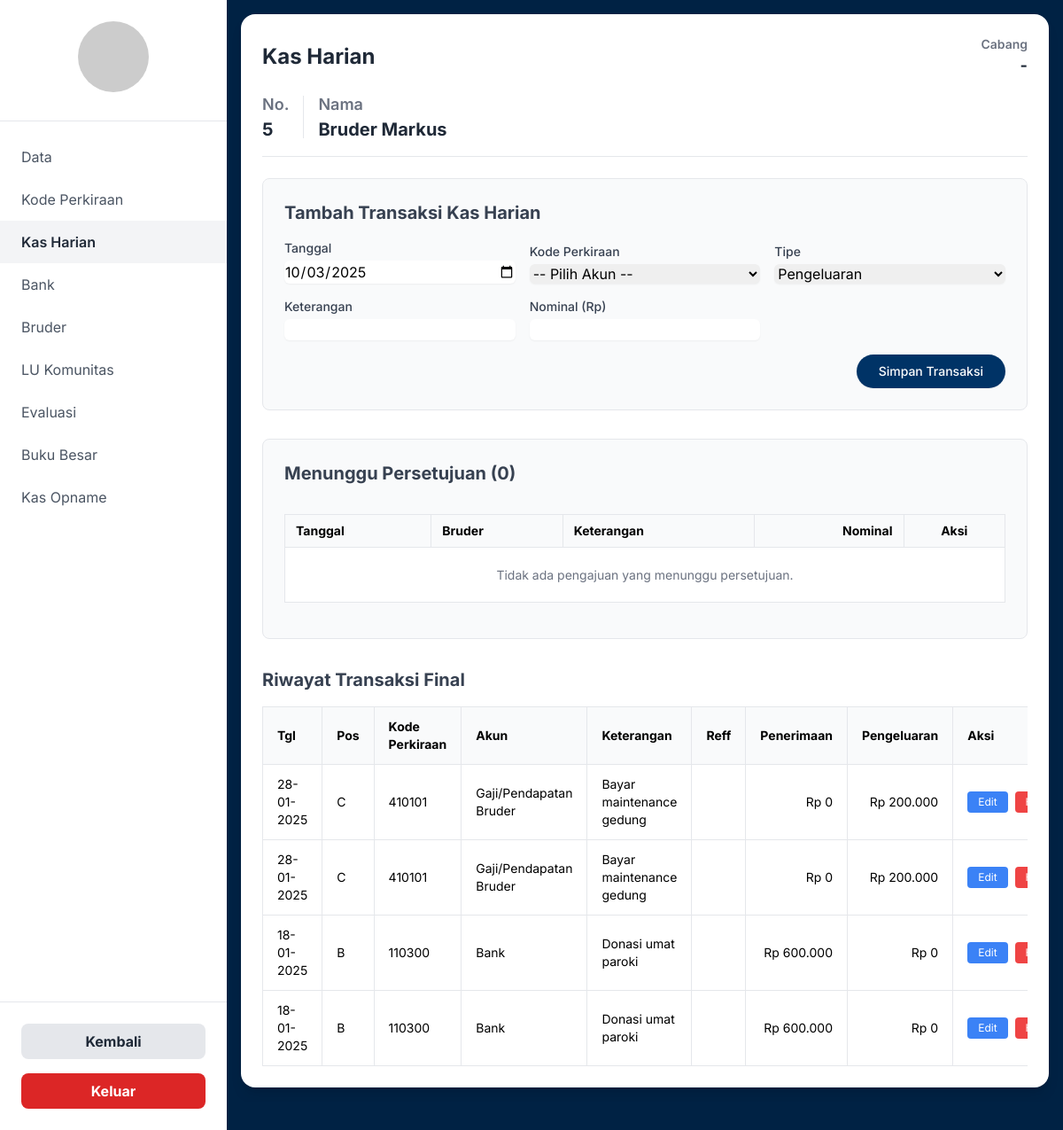
The app's page /kas_harian.php?id=5 (signed in) with its own data.
### tables this page shows
CREATE TABLE `bruder` (
  `id_bruder` int(11) NOT NULL,
  `nama_bruder` varchar(100) NOT NULL,
  `email` varchar(100) NOT NULL,
  `password` varchar(255) NOT NULL COMMENT 'Simpan dalam bentuk hash',
  `status` enum('admin','bruder') NOT NULL DEFAULT 'bruder',
  `id_komunitas` int(11) DEFAULT NULL,
  `ttl_bruder` date DEFAULT NULL,
  `alamat_bruder` text DEFAULT NULL,
  `gambar_bruder` varchar(255) DEFAULT NULL,
  `thn_msk_pst` year(4) DEFAULT NULL,
  `riwayat_tugas` text DEFAULT NULL,
  `id_cabang` int(11) NOT NULL DEFAULT 1
);

CREATE TABLE `transaksi` (
  `id_transaksi` int(11) NOT NULL,
  `id_bruder` int(11) NOT NULL,
  `id_perkiraan` int(11) NOT NULL,
  `tanggal_transaksi` date NOT NULL,
  `keterangan` text DEFAULT NULL,
  `sumber_dana` enum('Kas Harian','Bank') NOT NULL,
  `nominal_penerimaan` decimal(15,2) DEFAULT 0.00,
  `nominal_pengeluaran` decimal(15,2) DEFAULT 0.00,
  `reff` varchar(50) DEFAULT NULL,
  `id_cabang` int(11) NOT NULL DEFAULT 1
);

CREATE TABLE `kode_perkiraan` (
  `id_perkiraan` int(11) NOT NULL,
  `kode_perkiraan` varchar(20) NOT NULL,
  `nama_akun` varchar(100) NOT NULL,
  `pos` varchar(50) DEFAULT NULL,
  `tipe_akun` enum('Penerimaan','Pengeluaran') NOT NULL,
  `id_cabang` int(11) NOT NULL DEFAULT 1
);

### kas_harian.php (the view, shortened to what this page needs)
<?php
$conn = new mysqli('localhost', 'root', '', 'db_fic_bruderan');
$bruder_id = (int)($_GET['id'] ?? 0);
$bruder_name = 'Pilih Bruder Dahulu';
$nomor_bruder = '-';
$transactions = null;
$pending_approvals = null;
if ($bruder_id > 0) {
    $stmt_nama = $conn->prepare("SELECT id_bruder, nama_bruder FROM bruder WHERE id_bruder = ?");
    $stmt_nama->bind_param("i", $bruder_id);
    $stmt_nama->execute();
    $result_bruder = $stmt_nama->get_result();
    if ($result_bruder->num_rows > 0) {
        $bruder = $result_bruder->fetch_assoc();
        $bruder_name = $bruder['nama_bruder'];
        $nomor_bruder = $bruder['id_bruder'];
    }
    $stmt_trans = $conn->prepare(
        "SELECT t.tanggal_transaksi,kp.id_perkiraan,kp.tipe_akun,t.id_transaksi,kp.kode_perkiraan, kp.pos, kp.kode_perkiraan, kp.nama_akun, t.keterangan, t.reff, t.nominal_penerimaan, t.nominal_pengeluaran
         FROM transaksi t
         JOIN kode_perkiraan kp ON t.id_perkiraan = kp.id_perkiraan
         WHERE t.id_bruder = ? AND t.sumber_dana = 'Kas Harian'
         ORDER BY t.tanggal_transaksi DESC, t.id_transaksi DESC"
    );
    $stmt_trans->bind_param("i", $bruder_id);
    $stmt_trans->execute();
    $transactions = $stmt_trans->get_result();
}
?>
<!DOCTYPE html>
<html lang="id">
<head>
    <script src="https://cdn.tailwindcss.com"></script>
</head>
<body class="bg-[#002244]">
    <div class="flex h-screen">
        <aside class="w-64 bg-white flex flex-col">
            <div class="p-6 text-center border-b">
                <img src="https://placehold.co/100x100/003366/FFFFFF?text=FIC" alt="Logo FIC" class="w-20 h-20 mx-auto mb-2 rounded-full">
            </div>
            <nav class="flex-grow pt-4">
                <a href="anggaran.php?id=<?php echo $bruder_id; ?>" class="sidebar-link flex items-center px-6 py-3 text-gray-600 hover:bg-gray-100 transition">Data</a>
                <a href="kode_perkiraan.php?id=<?php echo $bruder_id; ?>" class="sidebar-link flex items-center px-6 py-3 text-gray-600 hover:bg-gray-100 transition">Kode Perkiraan</a>
                <a href="kas_harian.php?id=<?php echo $bruder_id; ?>" class="sidebar-link active flex items-center px-6 py-3 text-gray-800 transition">Kas Harian</a>
                <a href="bank.php?id=<?php echo $bruder_id; ?>" class="sidebar-link flex items-center px-6 py-3 text-gray-600 hover:bg-gray-100 transition">Bank</a>
                <a href="bruder.php?id=<?php echo $bruder_id; ?>" class="sidebar-link flex items-center px-6 py-3 text-gray-600 hover:bg-gray-100 transition">Bruder</a>
                <a href="lu_komunitas.php?id=<?php echo $bruder_id; ?>" class="sidebar-link flex items-center px-6 py-3 text-gray-600 hover:bg-gray-100 transition">LU Komunitas</a>
                <a href="evaluasi.php?id=<?php echo $bruder_id; ?>" class="sidebar-link flex items-center px-6 py-3 text-gray-600 hover:bg-gray-100 transition">Evaluasi</a>
                <a href="buku_besar.php?id=<?php echo $bruder_id; ?>" class="sidebar-link flex items-center px-6 py-3 text-gray-600 hover:bg-gray-100 transition">Buku Besar</a>
                <a href="kas_opname.php?id=<?php echo $bruder_id; ?>" class="sidebar-link flex items-center px-6 py-3 text-gray-600 hover:bg-gray-100 transition">Kas Opname</a>
            </nav>
            <div class="p-6 border-t">
                 <a href="laporan.php" class="w-full text-center mb-4 bg-gray-200 text-gray-800 font-bold py-2 px-4 rounded-lg hover:bg-gray-300 transition block">
                    Kembali
                </a>
                <a href="kas_harian.php?action=logout" class="w-full text-center bg-red-600 text-white font-bold py-2 px-4 rounded-lg hover:bg-red-700 transition block">
                    Keluar
                </a>
            </div>
        </aside>
        <main class="flex-1 p-4 overflow-y-auto" style="max-height: calc(100vh - 2rem);">
            <div class="bg-white rounded-2xl shadow-lg p-6 max-w-full overflow-y-auto" style="height: calc(100vh - 4rem);">
                <div class="border-b pb-4 mb-6">
                    <div class="flex items-center justify-between mb-4">
                        <h1 class="text-2xl font-bold text-gray-800">Kas Harian</h1>
                        <div class="text-right">
                            <p class="text-sm font-semibold text-gray-500">Cabang</p>
                            <p class="text-lg font-bold text-gray-800"><?php echo htmlspecialchars($_SESSION['kode_cabang'] . ' - ' . $_SESSION['nama_cabang']); ?></p>
                        </div>
                    </div>
                    <div class="flex items-center space-x-4">
                        <div>
                            <p class="text-lg font-semibold text-gray-500">No.</p>
                            <p class="text-xl font-bold text-gray-800"><?php echo htmlspecialchars($nomor_bruder); ?></p>
                        </div>
                        <div>
                            <p class="text-lg font-semibold text-gray-500">Nama</p>
                            <p class="text-xl font-bold text-gray-800"><?php echo htmlspecialchars($bruder_name); ?></p>
                        </div>
                    </div>
                </div>
                <div class="mb-8 p-6 border rounded-lg bg-gray-50">
                    <h2 class="text-xl font-bold text-gray-700 mb-4">Tambah Transaksi Kas Harian</h2>
                    <form id="transactionForm" class="grid grid-cols-1 md:grid-cols-2 lg:grid-cols-3 gap-4 items-end">
                        <div>
                            <label for="tanggal" class="block text-sm font-medium text-gray-700">Tanggal</label>
                            <input type="date" name="tanggal" id="tanggal" required value="<?php echo date('Y-m-d'); ?>" class="mt-1 block w-full border-gray-300 rounded-md shadow-sm focus:outline-none focus:ring-2 focus:ring-[#003366]">
                        </div>
                        <div>
                            <label for="id_perkiraan" class="block text-sm font-medium text-gray-700">Kode Perkiraan</label>
                            <select name="id_perkiraan" id="id_perkiraan" required class="mt-1 block w-full border-gray-300 rounded-md shadow-sm focus:outline-none focus:ring-2 focus:ring-[#003366]">
                                <option value="">-- Pilih Akun --</option>
                            </select>
                        </div>
                        <div>
                            <label for="tipe_transaksi" class="block text-sm font-medium text-gray-700">Tipe</label>
                            <select name="tipe_transaksi" id="tipe_transaksi" required class="mt-1 block w-full border-gray-300 rounded-md shadow-sm focus:outline-none focus:ring-2 focus:ring-[#003366]">
                                <option value="Pengeluaran">Pengeluaran</option>
                            </select>
                        </div>
                        <div class="md:col-span-2 lg:col-span-1">
                            <label for="keterangan" class="block text-sm font-medium text-gray-700">Keterangan</label>
                            <input type="text" name="keterangan" id="keterangan" required class="mt-1 block w-full border-gray-300 rounded-md shadow-sm focus:outline-none focus:ring-2 focus:ring-[#003366]">
                        </div>
                        <div>
                            <label for="nominal" class="block text-sm font-medium text-gray-700">Nominal (Rp)</label>
                            <input type="number" step="0.01" name="nominal" id="nominal" required class="mt-1 block w-full border-gray-300 rounded-md shadow-sm focus:outline-none focus:ring-2 focus:ring-[#003366]">
                        </div>
                        <div class="lg:col-span-3 text-right">
                            <button type="button" id="submitTransactionBtn" class="inline-flex justify-center py-2 px-6 border border-transparent shadow-sm text-sm font-medium rounded-full text-white bg-[#003366] hover:bg-[#004488] transition duration-200">
                                Simpan Transaksi
                            </button>
                        </div>
                    </form>
                </div>
                <div class="mb-8 p-6 border rounded-lg bg-gray-50">
                    <h2 class="text-xl font-bold text-gray-700 mb-4">Menunggu Persetujuan (<?php echo $pending_approvals ? $pending_approvals->num_rows : 0; ?>)</h2>
                    <div class="overflow-y-auto" style="max-height: 300px;">
                        <table id="pendingApprovalsTable" class="w-full text-sm">
                            <thead class="sticky top-0 bg-gray-100">
                                <tr>
                                    <th class="px-3 py-2">Tanggal</th>
                                    <th class="px-3 py-2">Bruder</th>
                                    <th class="px-3 py-2">Keterangan</th>
                                    <th class="px-3 py-2 text-right">Nominal</th>
                                    <th class="px-3 py-2 text-center">Aksi</th>
                                </tr>
                            </thead>
                            <tbody>
                                <?php if ($pending_approvals && $pending_approvals->num_rows > 0): ?>
                                    <?php while($row = $pending_approvals->fetch_assoc()): ?>
                                    <tr class="border-b hover:bg-gray-100">
                                        <td class="px-3 py-2"><?php echo htmlspecialchars(date('d-m-Y H:i', strtotime($row['tanggal_pengajuan']))); ?></td>
                                        <td class="px-3 py-2"><?php echo htmlspecialchars($row['nama_bruder']); ?></td>
                                        <td class="px-3 py-2"><?php echo htmlspecialchars($row['keterangan']); ?></td>
                                        <td class="px-3 py-2 text-right font-semibold">Rp <?php echo number_format($row['nominal'], 0, ',', '.'); ?></td>
                                        <td class="px-3 py-2 text-center">
                                            <div class="flex justify-center space-x-2">
                                                <?php if (!empty($row['foto_bukti'])): ?>
                                                    <a href="uploads/bruder_photos/<?php echo htmlspecialchars($row['foto_bukti']); ?>" target="_blank" class="text-blue-600 hover:underline text-xs p-1 bg-blue-100 rounded">Lihat Foto</a>
                                                <?php endif; ?>
                                                <button class="approve-btn text-green-600 hover:underline text-xs p-1 bg-green-100 rounded" data-id="<?php echo $row['id_pengajuan']; ?>">Setujui</button>
                                                <button class="reject-btn text-red-600 hover:underline text-xs p-1 bg-red-100 rounded" data-id="<?php echo $row['id_pengajuan']; ?>">Tolak</button>
                                            </div>
                                        </td>
                                    </tr>
                                    <?php endwhile; ?>
                                <?php else: ?>
                                    <tr>
                                        <td colspan="5" class="text-center py-4 text-gray-500">Tidak ada pengajuan yang menunggu persetujuan.</td>
                                    </tr>
                                <?php endif; ?>
                            </tbody>
                        </table>
                    </div>
                </div>
                <h2 class="text-xl font-bold text-gray-700 mb-4 mt-8">Riwayat Transaksi Final</h2>
                <div class="flex-grow overflow-y-auto">
                    <table class="w-full text-sm">
                        <thead class="sticky top-0 bg-white">
                            <tr>
                                <th>Tgl</th>
                                <th>Pos</th>
                                <th>Kode Perkiraan</th>
                                <th>Akun</th>
                                <th>Keterangan</th>
                                <th>Reff</th>
                                <th>Penerimaan</th>
                                <th>Pengeluaran</th>
                                <th>Aksi</th>
                            </tr>
                        </thead>
                        <tbody>
                            <?php if ($transactions && $transactions->num_rows > 0):
                                 ?>
                                <?php while($row = $transactions->fetch_assoc()): ?>
                                <tr>
                                    <td><?php echo htmlspecialchars(date('d-m-Y', strtotime($row['tanggal_transaksi']))); ?></td>
                                    <td><?php echo htmlspecialchars($row['pos']); ?></td>
                                    <td><?php echo htmlspecialchars($row['kode_perkiraan']); ?></td>
                                    <td><?php echo htmlspecialchars($row['nama_akun']); ?></td>
                                    <td><?php echo htmlspecialchars($row['keterangan']); ?></td>
                                    <td><?php echo htmlspecialchars($row['reff']); ?></td>
                                    <td class="text-right"><?php echo "Rp " . number_format($row['nominal_penerimaan'], 0, ',', '.'); ?></td>
                                    <td class="text-right"><?php echo "Rp " . number_format($row['nominal_pengeluaran'], 0, ',', '.'); ?></td>
                                      <td class="text-center">
                                    <div class="flex space-x-2 justify-center">
                                        <button class="edit-btn bg-blue-500 text-white px-3 py-1 rounded text-xs hover:bg-blue-600"
                                                data-transaction-id="<?=$row['id_transaksi']?>"
                                                data-tanggal="<?=$row['tanggal_transaksi']?>"
                                                data-perkiraan="<?=$row['kode_perkiraan']?>"
                                                data-tipe="<?=$row['tipe_akun']?>"
                                                data-nominal="<?= strtolower($row['tipe_akun']) === 'penerimaan' ?floatval($row['nominal_penerimaan']): floatval($row['nominal_pengeluaran']) ?>"
                                                data-keterangan="<?=$row['keterangan']?>">
                                            Edit
                                        </button>
                                        <button class="delete-btn bg-red-500 text-white px-3 py-1 rounded text-xs hover:bg-red-600"
                                                data-transaction-id="<?=$row['id_transaksi']?>">
                                        </button>
                                    </div>
                                </td>
                                </tr>
                                <?php endwhile; ?>
                            <?php else: ?>
                                <tr>
                                    <td colspan="8" class="text-center py-10 text-gray-500">Belum ada transaksi kas harian untuk bruder ini.</td>
                                </tr>
                            <?php endif; ?>
                        </tbody>
                    </table>
                </div>
            </div>
        </main>
    </div>
</body>
</html>

### records on screen
bruder: id_bruder "5", nama_bruder "Bruder Markus"
transaksi: tanggal_transaksi "28-01-2025", id_perkiraan.pos "C", id_perkiraan.kode_perkiraan "410101", id_perkiraan.nama_akun "Gaji/Pendapatan Bruder", keterangan "Bayar maintenance gedung", nominal_penerimaan "0", nominal_pengeluaran "200.000"
transaksi: tanggal_transaksi "28-01-2025", id_perkiraan.pos "C", id_perkiraan.kode_perkiraan "410101", id_perkiraan.nama_akun "Gaji/Pendapatan Bruder", keterangan "Bayar maintenance gedung", nominal_penerimaan "0", nominal_pengeluaran "200.000"
transaksi: tanggal_transaksi "18-01-2025", id_perkiraan.pos "B", id_perkiraan.kode_perkiraan "110300", id_perkiraan.nama_akun "Bank", keterangan "Donasi umat paroki", nominal_penerimaan "600.000", nominal_pengeluaran "0"
transaksi: tanggal_transaksi "18-01-2025", id_perkiraan.pos "B", id_perkiraan.kode_perkiraan "110300", id_perkiraan.nama_akun "Bank", keterangan "Donasi umat paroki", nominal_penerimaan "600.000", nominal_pengeluaran "0"

### other values on screen
$_SESSION['kode_cabang'] . ' - ' . $_SESSION['nama_cabang'] "-"
